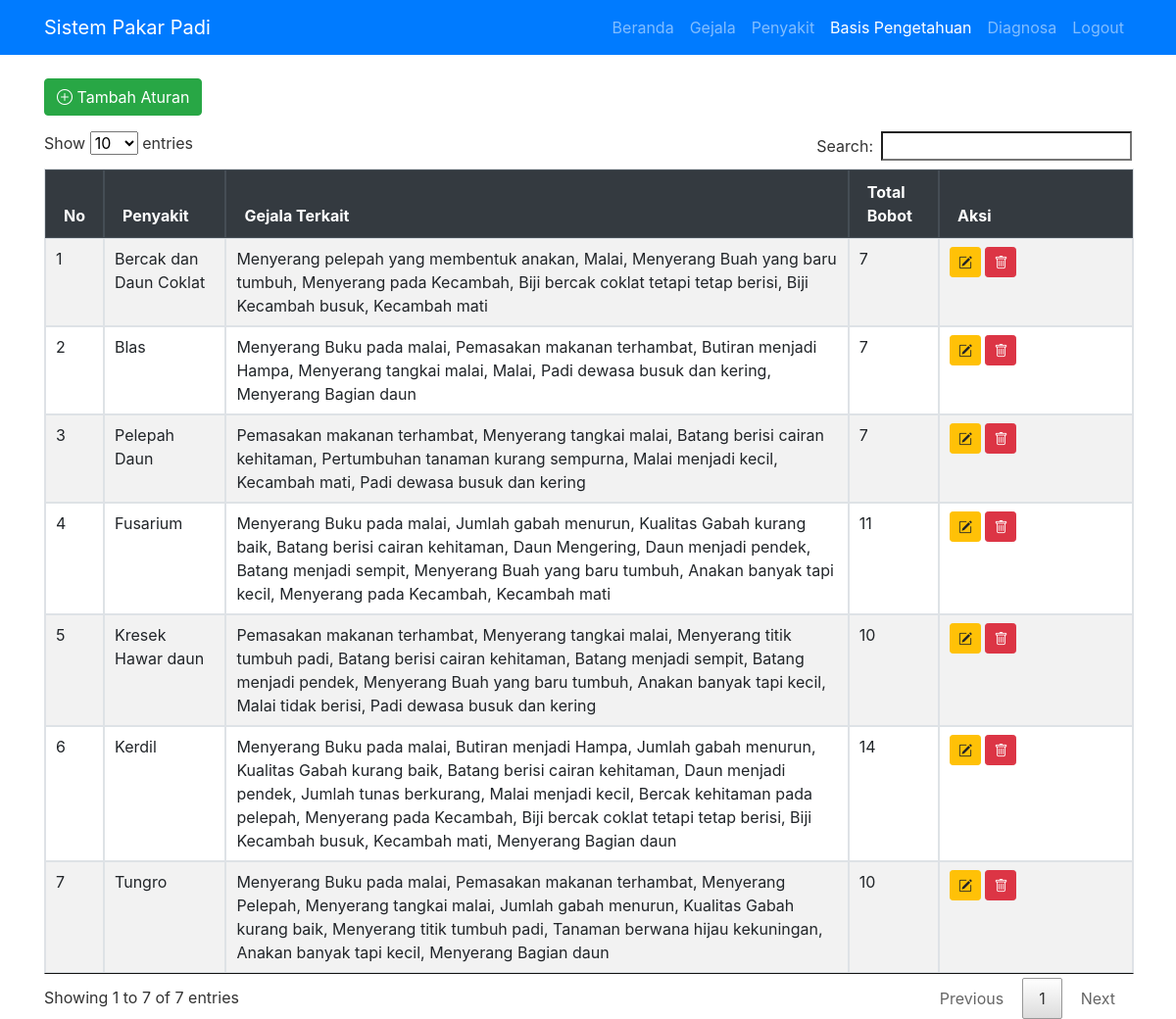
Page /index.php?page=basispengetahuan (signed in) on the committed database.
### tables this page shows
CREATE TABLE `penyakit` (
  `idpenyakit` varchar(10) NOT NULL,
  `nmpenyakit` varchar(50) DEFAULT NULL,
  `keterangan` text DEFAULT NULL,
  `solusi` text DEFAULT NULL
);

### basispengetahuan.php (the view)
<?php
include "config.php";
$sql = "SELECT
          p.idpenyakit,
          p.nmpenyakit,
          GROUP_CONCAT(g.nmgejala ORDER BY g.idgejala SEPARATOR ', ') AS daftar_gejala,
          SUM(bp.bobot) AS total_bobot
        FROM basis_pengetahuan bp
        JOIN penyakit p ON bp.idpenyakit = p.idpenyakit
        JOIN gejala g ON bp.idgejala = g.idgejala
        GROUP BY p.idpenyakit
        ORDER BY p.idpenyakit ASC";
$result = $conn->query($sql);
?>
<a href="index.php?page=basispengetahuan&action=tambah" class="btn btn-success mb-3">
  <i class="bi bi-plus-circle"></i> Tambah Aturan
</a>
<table class="table table-bordered table-striped" id="myTable">
  <thead class="thead-dark">
    <tr>
      <th>No</th>
      <th>Penyakit</th>
      <th>Gejala Terkait</th>
      <th>Total Bobot</th>
      <th width="160px">Aksi</th>
    </tr>
  </thead>
  <tbody>
    <?php $no = 1; while ($row = $result->fetch_assoc()): ?>
    <tr>
      <td><?= $no++ ?></td>
      <td><?= htmlspecialchars($row['nmpenyakit']) ?></td>
      <td><?= htmlspecialchars($row['daftar_gejala']) ?></td>
      <td><?= htmlspecialchars($row['total_bobot']) ?></td>
      <td>
        <a href="index.php?page=basispengetahuan&action=edit&id=<?= $row['idpenyakit'] ?>"
           class="btn btn-warning btn-sm" title="Edit Aturan">
           <i class="bi bi-pencil-square"></i>
        </a>
        <a href="index.php?page=basispengetahuan&action=hapus&id=<?= $row['idpenyakit'] ?>"
           class="btn btn-danger btn-sm" title="Hapus Semua Aturan"
           onclick="return confirm('Yakin ingin menghapus semua aturan untuk penyakit ini?')">
           <i class="bi bi-trash"></i>
        </a>
      </td>
    </tr>
    <?php endwhile; ?>
  </tbody>
</table>

### rows in the picture
penyakit: nmpenyakit "Bercak dan Daun Coklat", daftar_gejala "Menyerang pelepah yang membentuk anakan, Malai, Menyerang Buah yang baru tumbuh, Menyerang pada Kecambah, Biji bercak coklat tetapi tetap berisi, Biji Kecambah busuk, Kecambah mati", total_bobot "7"
penyakit: nmpenyakit "Blas", daftar_gejala "Menyerang Buku pada malai, Pemasakan makanan terhambat, Butiran menjadi Hampa, Menyerang tangkai malai, Malai, Padi dewasa busuk dan kering, Menyerang Bagian daun", total_bobot "7"
penyakit: nmpenyakit "Pelepah Daun", daftar_gejala "Pemasakan makanan terhambat, Menyerang tangkai malai, Batang berisi cairan kehitaman, Pertumbuhan tanaman kurang sempurna, Malai menjadi kecil, Kecambah mati, Padi dewasa busuk dan kering", total_bobot "7"
penyakit: nmpenyakit "Fusarium", daftar_gejala "Menyerang Buku pada malai, Jumlah gabah menurun, Kualitas Gabah kurang baik, Batang berisi cairan kehitaman, Daun Mengering, Daun menjadi pendek, Batang menjadi sempit, Menyerang Buah yang baru tumbuh, Anakan banyak tapi kecil, Menyerang pada Kecambah, Kecambah mati", total_bobot "11"
penyakit: nmpenyakit "Kresek Hawar daun", daftar_gejala "Pemasakan makanan terhambat, Menyerang tangkai malai, Menyerang titik tumbuh padi, Batang berisi cairan kehitaman, Batang menjadi sempit, Batang menjadi pendek, Menyerang Buah yang baru tumbuh, Anakan banyak tapi kecil, Malai tidak berisi, Padi dewasa busuk dan kering", total_bobot "10"
penyakit: nmpenyakit "Kerdil", daftar_gejala "Menyerang Buku pada malai, Butiran menjadi Hampa, Jumlah gabah menurun, Kualitas Gabah kurang baik, Batang berisi cairan kehitaman, Daun menjadi pendek, Jumlah tunas berkurang, Malai menjadi kecil, Bercak kehitaman pada pelepah, Menyerang pada Kecambah, Biji bercak coklat tetapi tetap berisi, Biji Kecambah busuk, Kecambah mati, Menyerang Bagian daun", total_bobot "14"
penyakit: nmpenyakit "Tungro", daftar_gejala "Menyerang Buku pada malai, Pemasakan makanan terhambat, Menyerang Pelepah, Menyerang tangkai malai, Jumlah gabah menurun, Kualitas Gabah kurang baik, Menyerang titik tumbuh padi, Tanaman berwana hijau kekuningan, Anakan banyak tapi kecil, Menyerang Bagian daun", total_bobot "10"
